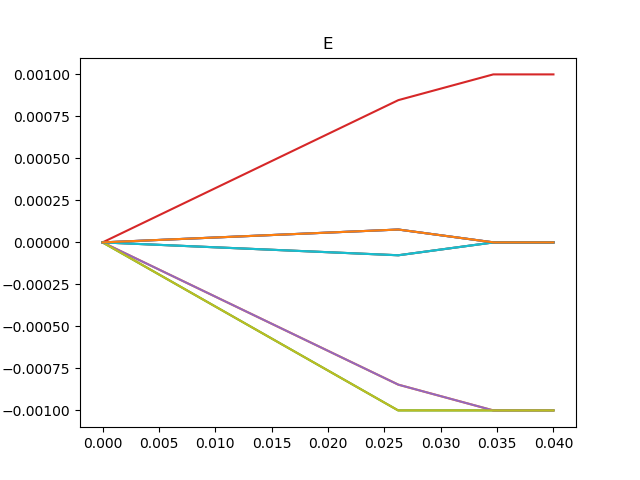

This figure's Python source:
import math
from solver.grid import Grid
import numpy as np
import matplotlib.pyplot as plt
from solver.springs_view import SpringsView

n2 = 3
n1 = 3

def a_func(orig, termin):
    base_stiffess = 1
    return base_stiffess

def cplus_func(orig, termin):
    base_yeld_stress=0.001
    return base_yeld_stress

def cminus_func(orig, termin):
    return -cplus_func(orig, termin)

def is_node_func(coords):
    result = True
    if  (coords[0] == 0) and (coords[1] == 2):
        result = False
    if (coords[0] == 2) and (coords[1] == 0):
        result = False

    return result


def xi_func(coords):
    delta=2
    (i,j)=coords
    return (i * delta - j * delta / 2., j * delta * math.sqrt(3) / 2)


def add_springs_func(orig):
    (i,j) = orig

    termins = []
    if (i < n1-1) and is_node_func((i+1,j)):
        termins.append((i+1,j))
    if (j < n2-1) and is_node_func((i,j+1)):
        termins.append((i,j+1))
    if (i < n1-1) and (j < n2-1) and is_node_func((i+1, j + 1)):
        termins.append((i+1, j + 1))
    return termins

def add_boundary_cond_func(coords):
    velocity = None
    if coords[0] == 0 and coords[1] == 0:
        velocity = lambda t: (0,0)

    if coords[0] == 1 and coords[1] == 2:
        velocity = lambda t: (0, 0.1)

    force = lambda t: (0, 0)

    return velocity, force



example3grid = Grid(n1, n2, is_node_func, xi_func, add_springs_func, a_func, cminus_func,cplus_func, add_boundary_cond_func)

example3 = example3grid.get_elastoplastic_process()


t0 = 0
dt = 0.00002
nsteps = 2000

xi_ref = example3grid.xi
t_ref = 0
(T, E) = example3.solve_fixed_spaces_e_only(example3grid.xi, example3grid.e0,t0, dt, nsteps, xi_ref, t_ref)

figE, axE = plt.subplots()
axE.plot(T, E.T)
axE.set(title="E")

XI = np.tile(np.expand_dims(xi_ref, axis=1),(1,T.shape[0]))

#SpringsView(T,XI,E, example3,((-3,7),(-1,8)),"example4_skewed_homo_disp.mp4",20)
SpringsView(T,XI,E, example3,((-3,7),(-1,8)))
plt.show()
